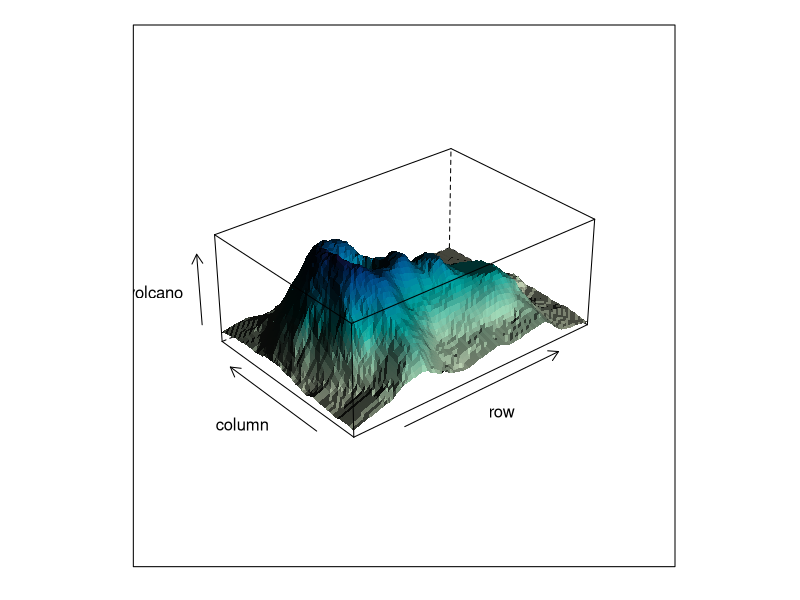

Here is the R script that generated this plot:
library(lattice)
## volcano  ## 87 x 61 matrix
#pdf("vulcano.pdf") # create a new graphical device (pdf file)
wireframe(volcano,shade = TRUE,aspect = c(61/87, 0.4),light.source = c(10,0,10))
#dev.off() # close the device
